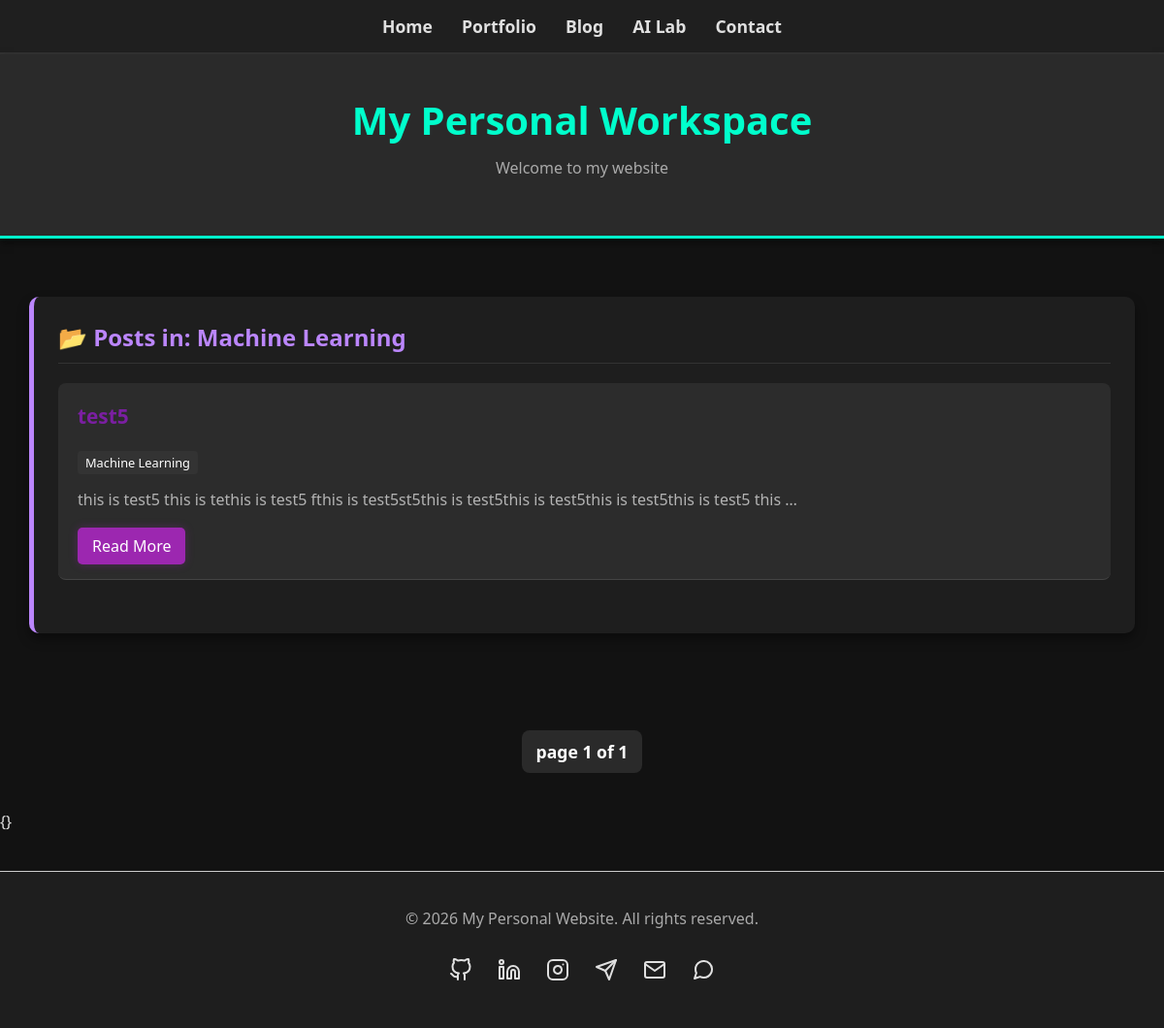
The page /category/Machine Learning/ on the database its author committed.
### blog/models.py (models this page shows, shortened)
class Category(models.Model):
    name = models.CharField(max_length=100)
    class Meta:
        verbose_name_plural = "Categories"

class Post(models.Model):
    title = models.CharField(max_length=200)
    content =  HTMLField()
    created_on = models.DateTimeField(auto_now_add=True)
    image = models.ImageField(upload_to='blog_images/', blank=True, null=True)
    categories = models.ManyToManyField(Category, blank=True)
    tags = TaggableManager()
    published_date = models.DateTimeField(default=timezone.now)
    class Meta:
        ordering = ['-created_on']

### blog/views.py (the view)
# urls.py: path('category/<str:category_name>/', blog_views.category_posts, name='category_posts'),
def category_posts(request, category_name):
    category = get_object_or_404(Category, name=category_name)
    posts = Post.objects.filter(categories=category).order_by('-created_on')
    paginator = Paginator(posts, 3)  # 3 posts per page
    page_number = request.GET.get('page')
    page_obj = paginator.get_page(page_number)
    context = {
        'category': category,
        'page_obj': page_obj,
    }
    return render(request, 'blog/category_posts.html', context)

### templates/blog/category_posts.html (shortened to what this page needs)
{% extends 'base.html' %}
{% block content %}
<div class="container">
    <div class="section-card">
        <h2>📂 Posts in: {{ category.name }}</h2>
        <ul>
            {% for post in page_obj %}
                <li class="li-blog" style="margin-bottom: 30px; border-bottom: 1px solid #444; padding-bottom: 15px;">
                    <strong>
                        <a href="{% url 'post_detail' post.id %}" style="color: #7b1fa2; text-decoration: none;">
                            {{ post.title }}
                        </a>
                    </strong>
                    <br><br>
                    {% if post.categories.all %}
                        <div style="margin-bottom: 10px;">
                            {% for cat in post.categories.all %}
                                <a href="{% url 'category_posts' cat.name %}" style="background-color: #333; color: #fff; padding: 3px 8px; border-radius: 4px; font-size: 0.8em; margin-right: 5px; text-decoration: none;">
                                    {{ cat.name }}
                                </a>
                            {% endfor %}
                        </div>
                    {% endif %}
                    <p>{{ post.content|striptags|truncatewords:20 }}</p>
                    <a href="{% url 'post_detail' post.id %}" class="btn-blog" style="padding: 8px 15px;">Read More</a>
                </li>
            {% empty %}
                <li>No posts found in this category.</li>
            {% endfor %}
        </ul>
    </div>
</div>
{% include 'components/pagination.html' with btn_class="btn-blog" %}
{% endblock %}

### static/css/style.css (style rules this page uses)
body { font-family: 'Segoe UI', Tahoma, Geneva, Verdana, sans-serif; background-color: #121212; color: #e0e0e0; margin: 0; padding: 0; }
.container { display: flex; flex-direction: column; gap: 30px; padding: 30px; max-width: 1200px; margin: 0 auto; }
.section-card { background-color: #1e1e1e; padding: 25px; border-radius: 10px; box-shadow: 0 6px 12px rgba(0,0,0,0.4); border-left: 5px solid #bb86fc; }
.section-card h2 { margin-top: 0; color: #bb86fc; border-bottom: 1px solid #333; padding-bottom: 10px; }
ul { list-style-type: none; padding: 0; }
li { background-color: #2c2c2c; margin-bottom: 15px; padding: 20px; border-radius: 8px; transition: transform 0.3s ease; }
strong { color: #03dac6; font-size: 1.3em; }
p, small { color: #b3b3b3; line-height: 1.6; }
.btn-blog { background-color: #9c27b0; box-shadow: 0 0 10px rgba(156, 39, 176, 0.3); border-radius: 5px; text-decoration: none; display: inline-block; color:white; }

### rows shown on the page
Category: name "Machine Learning"
Post: title "test5", content "this is test5 this is tethis is test5 fthis is test5st5this is test5this is test5this is test5this is test5 this …"

### other values the page prints
{{ title|default:"My Personal Workspace" }} "My Personal Workspace"
{{ subtitle|default:"Welcome to my website" }} "Welcome to my website"
{{ page_obj.number }} "1"
{{ page_obj.paginator.num_pages }} "1"
